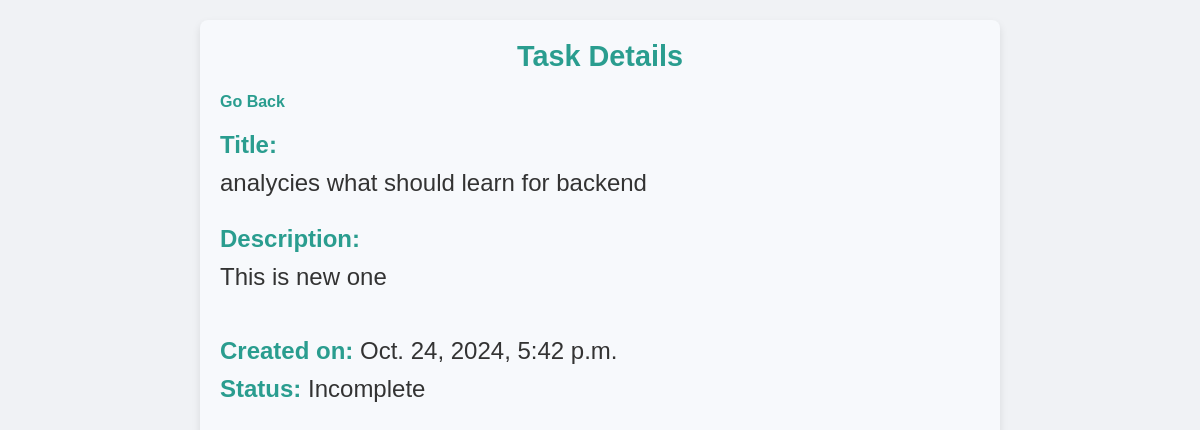
Page /task/1/ on the committed database.
### base/models.py (models this page shows, shortened)
class Task(models.Model):
    user= models.ForeignKey(User, on_delete=models.CASCADE, null=True, blank=True)
    title= models.CharField(max_length=200)
    description= models.TextField(blank=True, null=True)
    complete= models.BooleanField(default=False)
    created= models.DateTimeField(auto_now_add=True)
    class Meta:
        ordering= ['complete']

### base/views.py (the view)
# urls.py: path('task/<int:pk>/', TaskDetail.as_view(), name='task'),
class TaskDetail(DetailView):
    model= Task
    context_object_name= 'task'

### base/templates/base/task_detail.html
{% load static %}
<link rel="stylesheet" href="{% static 'style/main.css' %}">
<div class="task-view">
    <h2 class="form-title">Task Details</h2>
    <a href="{% url 'tasks' %}" class="back-link">Go Back</a>
    <div class="task-details">
        <p><strong>Title:</strong> <p>{{ task.title }}</p></p><br>
        <p><strong>Description:</strong> <p>{{ task.description }}</p></p>
        <br><br>
        <p><strong>Created on:</strong> {{ task.created }}</p>
        <p><strong>Status:</strong> {{ task.complete|yesno:"Completed,Incomplete" }}</p>
    </div>
</div>

### static/style/main.css (style rules this page uses)
* { margin: 0; padding: 0; box-sizing: border-box; }
.form-title { color: #2a9d8f; text-align: center; margin-bottom: 20px; font-size: 1.8em; }
.back-link { display: inline-block; color: #2a9d8f; font-weight: bold; text-decoration: none; margin-bottom: 20px; transition: color 0.3s; }
.task-view { width: 800px; margin: 0 auto; padding: 20px; background-color: #f7f9fc; border-radius: 8px; box-shadow: 0 4px 8px rgba(0, 0, 0, 0.1); }
.task-details p { font-size: 1.5em; margin-bottom: 10px; }
.task-details p strong { color: #2a9d8f; }
.form-title { color: #2a9d8f; margin-bottom: 20px; font-size: 1.8em; }
.back-link { color: #2a9d8f; font-weight: bold; text-decoration: none; transition: color 0.3s; }

### rows in the picture
Task: title "analycies what should learn for backend", description "This is new one", created "Oct. 24, 2024, 5:42 p.m.", complete "Incomplete"
